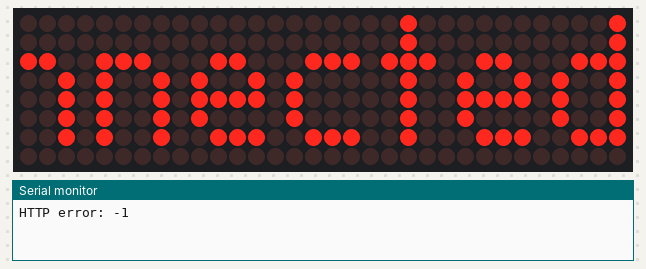
Simulated run of this sketch. Board: ESP32. Shown: 32×8 LED matrix, the last lines printed to the serial monitor. WiFi joins after 1.5 s; servers stay silent unless stated.

Above: at 3.5 s.
At 8.61 s:
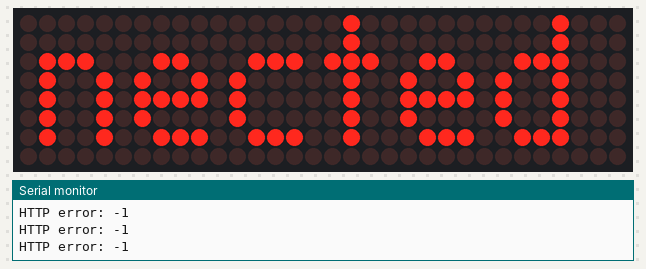
At 12.57 s:
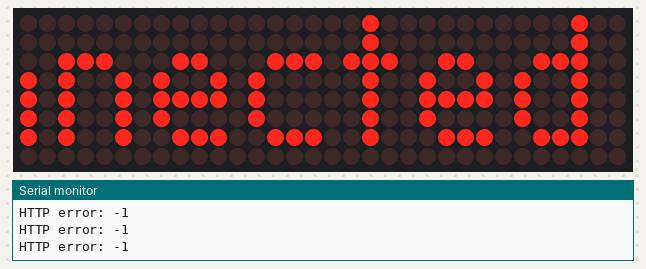
At 21.46 s:
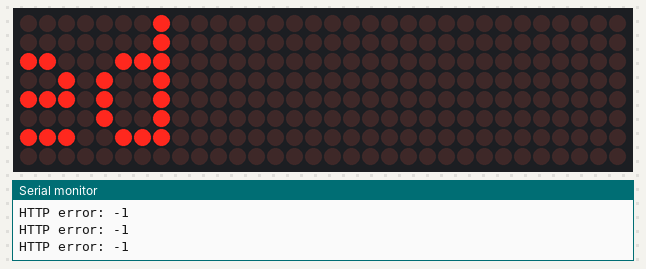
At 30.38 s:
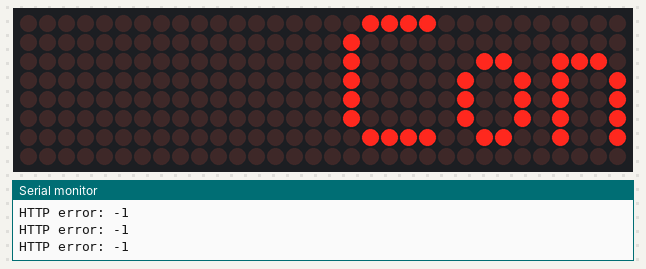
At 39.31 s:
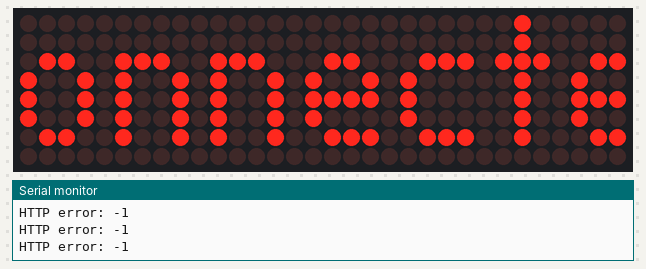

Measured:
- what the display in image 0 shows lasts 1.0 s, from 3.4 s to 4.4 s

The sketch:

esp32-led-board.ino
```cpp
/*
  ESP32 + MAX7219 LED matrix (FC-16, 4 modules): shows the latest text from the Text Display API.

  Libraries (Arduino IDE > Library Manager):  "MD_Parola"  and  "MD_MAX72XX"  (by MajicDesigns)

  Wiring (ESP32 -> LED matrix):
    5V    -> VCC
    GND   -> GND
    GPIO23 -> DIN
    GPIO18 -> CLK
    GPIO5  -> CS

  Only English letters, numbers and common symbols can be shown (the LED font has no Tamil).
*/
#include <WiFi.h>
#include <WiFiClientSecure.h>
#include <HTTPClient.h>
#include <MD_Parola.h>
#include <MD_MAX72xx.h>
#include <SPI.h>

// ---- change these ----
const char* ssid = "YOUR_WIFI";
const char* pass = "YOUR_PASSWORD";
const char* url  = "https://YOUR-APP.onrender.com/api/latest.txt";
// ----------------------

#define HARDWARE_TYPE MD_MAX72XX::FC16_HW
#define MAX_DEVICES   4          // number of 8x8 modules
#define CS_PIN        5
MD_Parola display = MD_Parola(HARDWARE_TYPE, CS_PIN, MAX_DEVICES);   // hardware SPI: CLK=18, DIN=23

char message[512] = "Connecting...";
String shownId = "";
unsigned long lastCheck = 0;
const unsigned long CHECK_EVERY_MS = 4000;

void showText(const char* t) {
  display.displayText((char*)t, PA_LEFT, 40, 1000, PA_SCROLL_LEFT, PA_SCROLL_LEFT);
  display.displayReset();
}

void checkMessage() {
  if (WiFi.status() != WL_CONNECTED) return;
  WiFiClientSecure client;
  client.setInsecure();                 // skip certificate check
  HTTPClient http;
  http.begin(client, url);
  http.setTimeout(10000);
  int code = http.GET();
  if (code == 200) {
    String body = http.getString();     // format:  id|text
    int bar = body.indexOf('|');
    if (bar > 0) {
      String id = body.substring(0, bar);
      String text = body.substring(bar + 1);
      text.trim();
      if (id != "0" && id != shownId && text.length() > 0) {
        shownId = id;
        text.toCharArray(message, sizeof(message));
        Serial.println("New message: " + text);
        showText(message);
      }
    }
  } else {
    Serial.println("HTTP error: " + String(code));
  }
  http.end();
}

void setup() {
  Serial.begin(115200);
  display.begin();
  display.setIntensity(5);              // brightness 0-15
  display.displayClear();
  showText(message);
  WiFi.begin(ssid, pass);
  while (WiFi.status() != WL_CONNECTED) {
    display.displayAnimate();
    delay(50);
  }
  strcpy(message, "Connected");
  showText(message);
  checkMessage();
}

void loop() {
  if (display.displayAnimate()) display.displayReset();   // keep scrolling the current text
  if (millis() - lastCheck > CHECK_EVERY_MS) {
    lastCheck = millis();
    checkMessage();
  }
}
```
